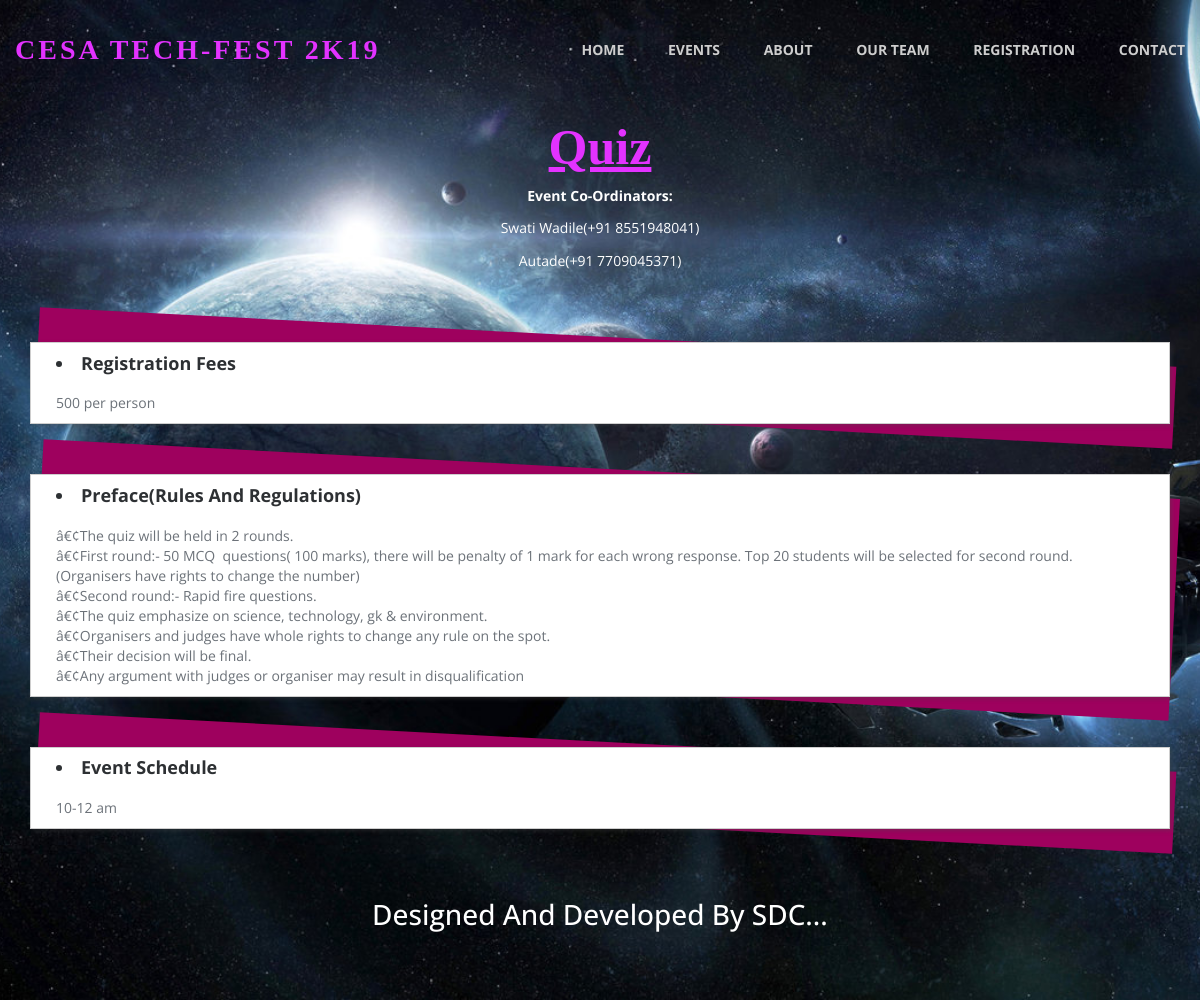
Screenshot of /quiz.php with the database file from the repository.
### tables this page shows
CREATE TABLE IF NOT EXISTS `quiz` (
  `id` int(11) NOT NULL,
  `text` text NOT NULL
);

### quiz.php (the view, shortened to what this page needs)
<?php
  include ('conn.php');
  $rf = mysqli_query($db, "SELECT * FROM quiz where id=1");
  $rr = mysqli_query($db, "SELECT * FROM quiz where id=2");
  $es = mysqli_query($db, "SELECT * FROM quiz where id=3");
?>
<!doctype html>
<html class="no-js" lang="">
<head>
<link rel="stylesheet" href="css/bootstrap.min.css">
<link rel="stylesheet" href="css/flexslider.css">
<link rel="stylesheet" href="css/jquery.fancybox.css">
<link rel="stylesheet" href="css/main.css">
<link rel="stylesheet" href="css/responsive.css">
<link rel="stylesheet" href="css/font-icon.css">
<link rel="stylesheet" href="css/animate.min.css">
<link rel="stylesheet" href="https://maxcdn.bootstrapcdn.com/font-awesome/4.4.0/css/font-awesome.min.css">
<link rel="stylesheet" href="https://cdnjs.cloudflare.com/ajax/libs/font-awesome/4.7.0/css/font-awesome.min.css">
<link href="http://maxcdn.bootstrapcdn.com/font-awesome/4.1.0/css/font-awesome.min.css" rel="stylesheet">
</head>
<body>
<section class="banner" role="banner">
  <header id="header">
    <div class="header-content clearfix"> <a class="logo" href="index.php"  style="color: #e332ff;font-family: algerian">CESA TECH-FEST 2K19</a>
      <nav class="navigation" role="navigation">
        <ul class="primary-nav">
		      <li><a href="index.php">Home</a></li>
          <li><a href="index.php">Events</a></li>
          <li><a href="index.php">About</a></li>
          <li><a href="team.html">Our Team</a></li>
          <li><a href="index.php">Registration</a></li>
          <li><a href="index.php">Contact</a></li>
        </ul>
      </nav>
      <a href="#" class="nav-toggle">Menu<span></span></a> </div>
  </header>
</section>
<section id="services" class="services service-section">
  <div class="container">
  <div class="section-header">
                <h2 class="wow fadeInDown animated" style="color: #e332ff;font-family: algerian;font-size: 50px;"><b><u>Quiz</u></b></h2>
                <p class="wow fadeInDown animated" style="color: white"><b>Event Co-Ordinators:</b></p>
                <p class="wow fadeInDown animated" style="color: white">Swati Wadile(+91 8551948041)</p>
                <p class="wow fadeInDown animated" style="color: white">Autade(+91 7709045371)</p>
            </div>
    <div class="row">
      <div class="col-md-12 col-sm-12 services text-center">
        <div class="services-content" style="padding-left:25px;padding-right: 25px;padding-top: 5px;padding-bottom: 10px;">
          <h5><b><li>Registration Fees</li></b></h5>
            <?php
            while ($row = mysqli_fetch_array($rf)) {
             echo "".$row['text']."";
            }
            ?>
        </div>
      </div>
       <div class="col-md-12 col-sm-12 services text-center">
        <div class="services-content" style="padding-left:25px;padding-right: 25px;padding-top: 5px;padding-bottom: 10px;">
          <h5><b><li>Preface(Rules and Regulations)</li></b></h5>
            <?php
            while ($row = mysqli_fetch_array($rr)) {
             echo "".$row['text']."";
            }
            ?>
        </div>
      </div>
      <div class="col-md-12 col-sm-12 services text-center">
        <div class="services-content" style="padding-left:25px;padding-right: 25px;padding-top: 5px;padding-bottom: 10px;">
          <h5><b><li>Event Schedule</li></b></h5>
            <?php
            while ($row = mysqli_fetch_array($es)) {
             echo "".$row['text']."";
            }
            ?>
        </div>
      </div>
      </div>
            <div class="section-header">
                <p class="wow fadeInDown animated"><h3 style="color: white;">Designed And Developed By SDC...</h3>
            </div>
    </div>
    </section>
</body>
</html>

### css/main.css (style rules this page uses)
p { font-size: 14px; line-height: 22.4px; color: #6c7279; }
h2 { font-size: 40px; color: #2d3033; }
h3 { font-size: 28px; color: #2d3033; }
h5 { font-size: 14px; color: #2d3033; text-transform: uppercase; font-weight: 700; }
a { color: #000000; }
body { font-family: "Open Sans", Arial, sans-serif; font-weight: 400; color: #6c7279; }
ul, ol { margin: 0; padding: 0; }
ul li { list-style: none; }
#header { position: fixed; width: 100%; z-index: 999; }
#header .header-content { margin: 0 auto; max-width: 1170px; padding: 40px 0; width: 100%; -moz-transition: padding 0.3s; -o-transition: padding 0.3s; -webkit-transition: padding 0.3s; transition: padding 0.3s; }
#header .logo { float: left; font-size: 28px; font-weight: bolder; color: #ffffff; text-decoration:none; text-transform:uppercase; letter-spacing: 3px; margin-top: -10px; }
.navigation { float: right; }
.navigation li { display: inline-block; }
.navigation a { color: rgb(206, 206, 206); font-size: 14px; font-weight: 700; margin-left: 40px; text-transform: uppercase; }
.banner { position:relative; width:100%; overflow:hidden; }
.section-header { text-align: center;padding-bottom: 60px; }
.service-section { padding-top: 100px; }
.services { margin-bottom: 50px; }
.services-content { padding: 0px 0px 0px 0px; background: #ffffff; border: 1px solid #cecece; text-align: left; position: relative; box-shadow: 2px 2px 4px rgba(72, 72, 72, 0.34); }
.services-content:before { content: ''; background: #9e015e; padding: 2px; width: 100%; top: -6px; right: -6px; position: absolute; z-index: -1; bottom: 4px; -ms-transform: rotate(3deg); -webkit-transform: rotate(3deg); transform: rotate(3deg); }
.services-content h5 { margin-bottom: 20px; }
h5 { font-size: 1.286em; font-weight: 500; margin: 0.3em 0; text-transform: capitalize; }

### quiz.php (style rules this page uses)
body,html { background-image: url("images/slides/quiz1.jpg"); height: 40%; background-position: center; background-size: cover; background-attachment: fixed; }

### rows the page displays
quiz: text "500 per person"
quiz: text "â€¢The quiz will be held in 2 rounds. â€¢First round:- 50 MCQ questions( 100 marks), there will be penalty of 1 mark for each wrong response. Top 20 students will be selected for second round.(Organisers have rights to change the number) â€¢Second round:- Rapid fire questions. â€¢The quiz emphasize on science, technology, gk & environment. â€¢Organisers and judges have whole rights to change any rule on the spot. â€¢Their decision will be final. â€¢Any argument with judges or organiser may result in disqualification"
quiz: text "10-12 am"
